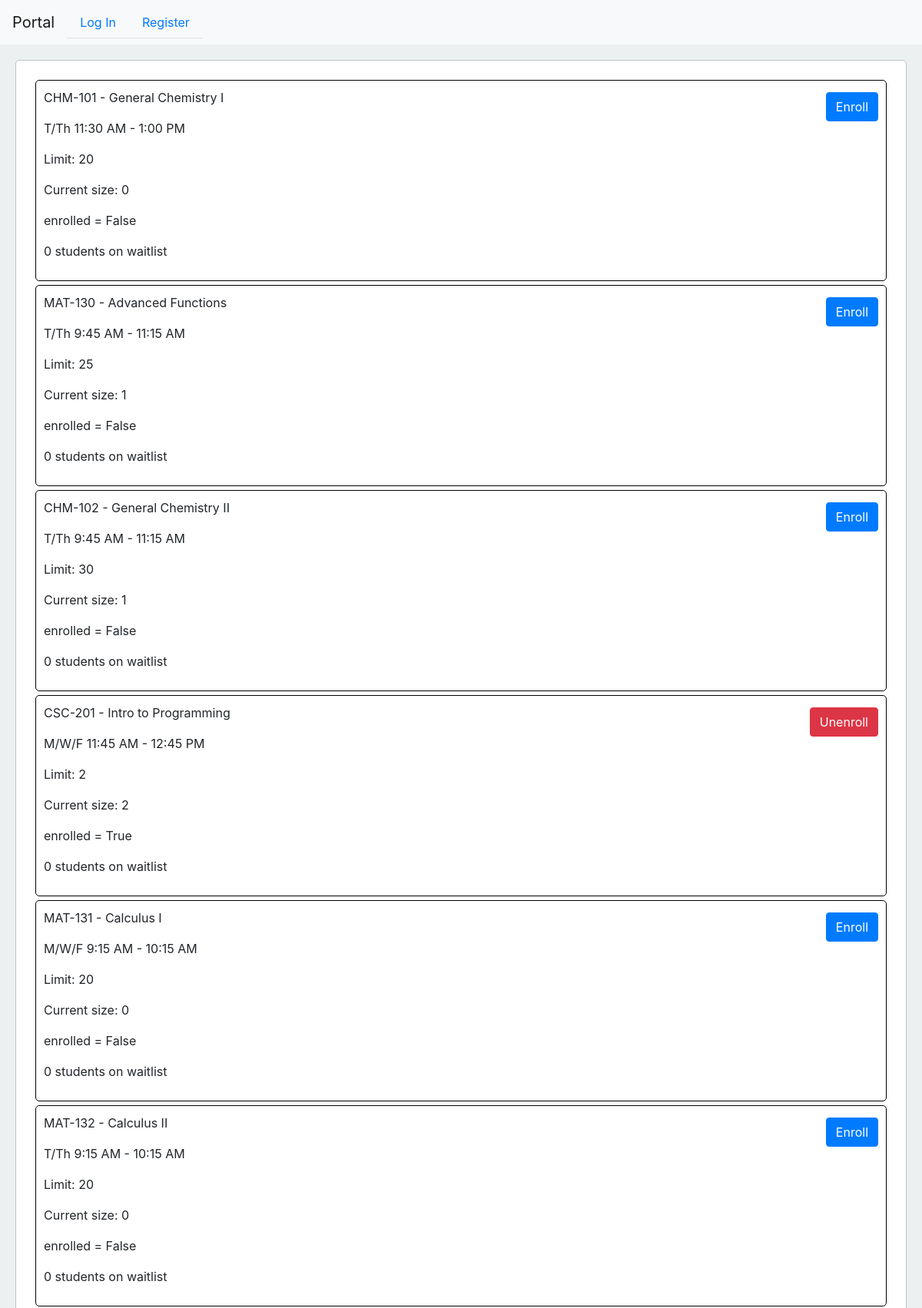
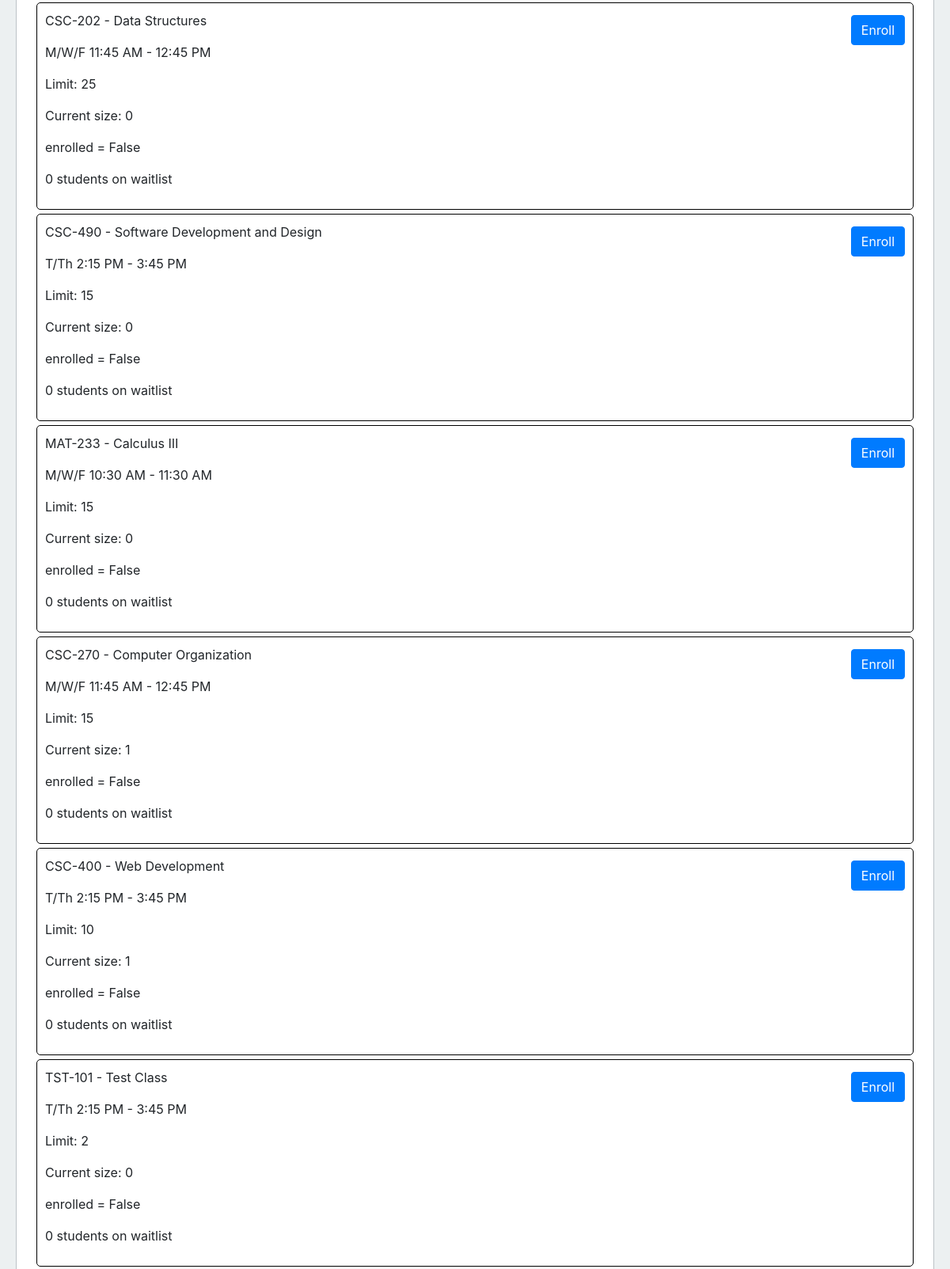
Screenshot of /catalog/9/ (upper part) with the database file from the repository (2 pictures, top to bottom).
### studentPortal/models.py (models this page shows)
class Class(models.Model):
    className = models.CharField(max_length=100)
    classNumber = models.CharField(max_length=8, default=None)
    classTimings = models.CharField(max_length=100)
    studentLimit = models.PositiveIntegerField()
    studentList = models.ManyToManyField(Student, related_name='students', blank=True)
    studentWaitlist = models.ManyToManyField(Student, related_name='studentWaitlist', blank=True)
    def __str__(self):
        return f"{self.classNumber} - {self.className}"

### studentPortal/views.py (the view, shortened to what this page needs)
# urls.py: path("catalog/<int:userID>/", views.catalog, name="catalog"),
def catalog(request, userID):
    user = User.objects.get(pk=userID)
    student = Student.objects.filter(student=user).first()
    classes = Class.objects.all()
    classData = []
    if student:
        for classObj in classes:
            enrolled = student in classObj.studentList.all()
            currentStudentCount = classObj.studentList.count()
            waitlistCount = classObj.studentWaitlist.count()
            classData.append({
                "classObj": classObj,
                "currentStudentCount": currentStudentCount,
                "enrolled": enrolled,
                "waitlistCount": waitlistCount
            })
    return render(request, "studentPortal/catalog.html", {
        "classData": classData,
    })

### studentPortal/templates/studentPortal/catalog.html (shortened to what this page needs)
{% extends "studentPortal/layout.html" %}
{% block body %}
{% for class in classData %}
    <div class="catalog">
        <p>{{class.classObj}}</p>
        <p>{{class.classObj.classTimings}}</p>
        <p>Limit: {{class.classObj.studentLimit}}</p>
        <p>Current size: {{class.currentStudentCount}}</p>
        <p>enrolled = {{class.enrolled}}</p>
        <p>{{class.waitlistCount}} students on waitlist</p>
        {% if not class.enrolled and class.currentStudentCount < class.classObj.studentLimit %}
            <form action="{% url 'enroll' class.classObj.id user.id %}" method="post">
                <input class="btn btn-primary" type="submit" value="Enroll" style="position: absolute; right: 10px; top: 15px;">
            </form>
        {% elif not class.enrolled and class.currentStudentCount == class.classObj.studentLimit %}
            <form action="{% url 'waitlist' class.classObj.id user.id %}" method="post">
                {%csrf_token%}
                <input class="btn btn-secondary" type="submit" value="Waitlist" style="position: absolute; right: 10px; top: 15px;">
            </form>
        {% else %}
            <form action="{% url 'unenroll' class.classObj.id user.id %}" method="post">
                <input class="btn btn-danger" type="submit" value="Unenroll" style="position: absolute; right: 10px; top: 15px;">
            </form>
        {% endif %}
    </div>
{% endfor %}
{% endblock %}

### studentPortal/static/studentPortal/styles.css (style rules this page uses)
body { background-color: #ecf0f1; }
.catalog { padding: 10px; border: solid black 1px; border-radius: 5px; margin: 5px; position: relative; }

### rows the page displays
Class: classObj "CHM-101 - General Chemistry I", classObj.classTimings "T/Th 11:30 AM - 1:00 PM", classObj.studentLimit "20", currentStudentCount "0", enrolled "False", waitlistCount "0"
Class: classObj "MAT-130 - Advanced Functions", classObj.classTimings "T/Th 9:45 AM - 11:15 AM", classObj.studentLimit "25", currentStudentCount "1", enrolled "False", waitlistCount "0"
Class: classObj "CHM-102 - General Chemistry II", classObj.classTimings "T/Th 9:45 AM - 11:15 AM", classObj.studentLimit "30", currentStudentCount "1", enrolled "False", waitlistCount "0"
Class: classObj "CSC-201 - Intro to Programming", classObj.classTimings "M/W/F 11:45 AM - 12:45 PM", classObj.studentLimit "2", currentStudentCount "2", enrolled "True", waitlistCount "0"
Class: classObj "MAT-131 - Calculus I", classObj.classTimings "M/W/F 9:15 AM - 10:15 AM", classObj.studentLimit "20", currentStudentCount "0", enrolled "False", waitlistCount "0"
Class: classObj "MAT-132 - Calculus II", classObj.classTimings "T/Th 9:15 AM - 10:15 AM", classObj.studentLimit "20", currentStudentCount "0", enrolled "False", waitlistCount "0"
Class: classObj "CSC-202 - Data Structures", classObj.classTimings "M/W/F 11:45 AM - 12:45 PM", classObj.studentLimit "25", currentStudentCount "0", enrolled "False", waitlistCount "0"
Class: classObj "CSC-490 - Software Development and Design", classObj.classTimings "T/Th 2:15 PM - 3:45 PM", classObj.studentLimit "15", currentStudentCount "0", enrolled "False", waitlistCount "0"
Class: classObj "MAT-233 - Calculus III", classObj.classTimings "M/W/F 10:30 AM - 11:30 AM", classObj.studentLimit "15", currentStudentCount "0", enrolled "False", waitlistCount "0"
Class: classObj "CSC-270 - Computer Organization", classObj.classTimings "M/W/F 11:45 AM - 12:45 PM", classObj.studentLimit "15", currentStudentCount "1", enrolled "False", waitlistCount "0"
Class: classObj "CSC-400 - Web Development", classObj.classTimings "T/Th 2:15 PM - 3:45 PM", classObj.studentLimit "10", currentStudentCount "1", enrolled "False", waitlistCount "0"
Class: classObj "TST-101 - Test Class", classObj.classTimings "T/Th 2:15 PM - 3:45 PM", classObj.studentLimit "2", currentStudentCount "0", enrolled "False", waitlistCount "0"
